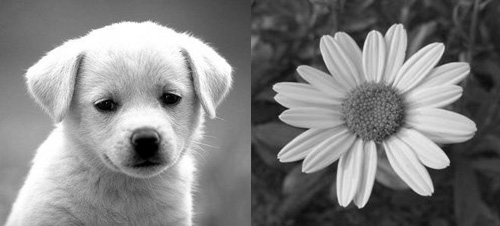
#> input picture 6_Deep Learning/4_Digital Image Processing/1_Playing with Images/images/grayscale_image.jpg, 500 x 226 px
$ jupyter execute --allow-errors 1_reading_images.ipynb   (shell and % lines are left out)
#> lines starting #> are read from the running program, lines starting #| are printed output that depends on the picture
# Reading images using skimage

Scikit-image (skimage) is an image processing Python package that works with NumPy arrays which is a collection of algorithms for image processing.v Important properties of Skimage include:

- Simple and efficient tools for image processing and computer vision techniques.
- Accessible to everybody and reusable in various contexts.
- Built on the top of NumPy, SciPy, and matplotlib.
- Open source, commercially usable – BSD license.

You can check the [Scikit-image documentation](https://scikit-image.org/docs/dev/api/api.html) for more information.

## Setting up skimage and importing libraries

You can install the scikit-image library with the helo of **`!pip install scikit-image`** command.

[cell 1]
# Install scikit-image
# !pip install scikit-image

[cell 2]
# Importing modules from skimage to read and display images
import skimage
from skimage.io import imshow, imread, imsave
from skimage.transform import resize
import numpy as np
import pandas as pd
import cv2

import matplotlib.pyplot as plt

import warnings
warnings.filterwarnings('ignore')

print('skimage version:', skimage.__version__)

## Loading images

### Loading a grayscale image

[cell 3]
# Reading the image using its path
image_gray = imread('images/grayscale_image.jpg')
#> image_gray is the input picture: shape (226, 500, 3); min 0, max 255, mean 129.6

# Checking shape of image
print('Shape of the gray image:', image_gray.shape)
#| Shape of the gray image: (226, 500, 3)

# Image matrix
print('Image Matrix:\n', image_gray[0])
#> (printed output is left out)

# Plotting the image
imshow(image_gray)

[cell 4]
# Calculate the number of pixels
print('Number of Pixels:', image_gray.shape[0] * image_gray.shape[1])
#| Number of Pixels: 113000

### Loading an RGB image

[cell 5]
# reading the image using its path
image = imread('images/sample_image.jpg')
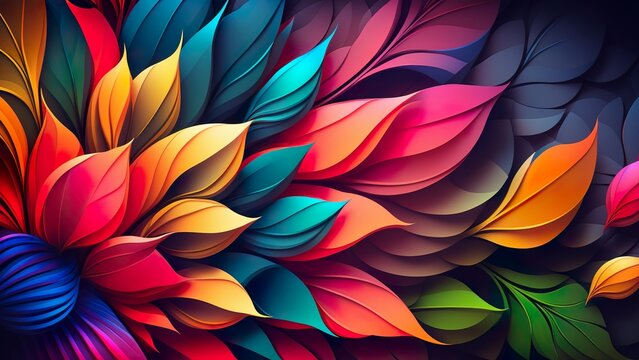
#> input picture 6_Deep Learning/4_Digital Image Processing/1_Playing with Images/images/sample_image.jpg, 639 x 360 px
#> image is the input picture: shape (360, 639, 3); mean R, G, B 102.2, 56.2, 66.9

# Checking shape of image
print('Shape of the RGB image:', image.shape)
#| Shape of the RGB image: (360, 639, 3)

# Image matrix
print('Image Matrix:\n', image[0])
#> (printed output is left out)

# Plotting the image
imshow(image)

### Printing different channels of RGB image

[cell 6]
red_filter = [1, 0, 0]
green_filter = [0, 1, 0]
blue_filter = [0, 0, 1]

image1 = image * red_filter
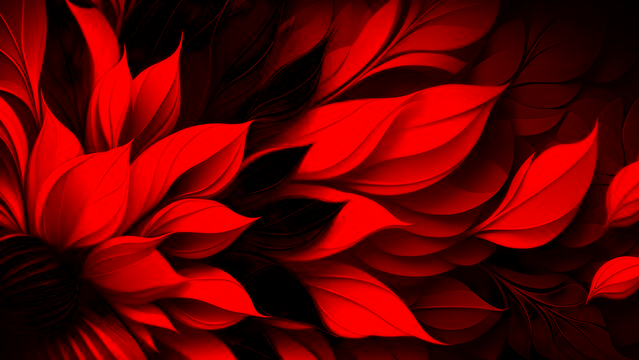
#> image1: shape (360, 639, 3) int64; mean R, G, B 102.2, 0, 0
image2 = image * green_filter
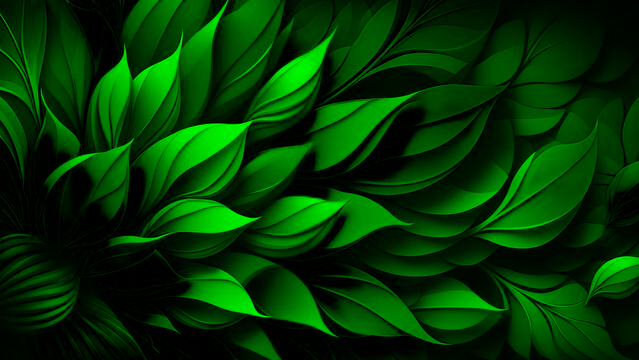
#> image2: shape (360, 639, 3) int64; mean R, G, B 0, 56.2, 0
image3 = image * blue_filter
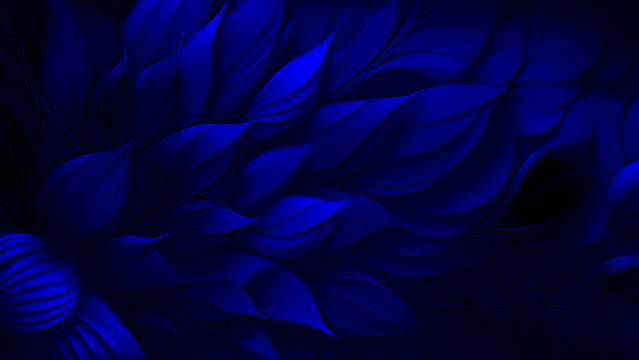
#> image3: shape (360, 639, 3) int64; mean R, G, B 0, 0, 66.9

titles = ['Original', 'Red Image', 'Green Image', 'Blue Image']
images = [image, image1, image2, image3]
count = 4

for i in range(count):
    plt.subplot(2, 2, i + 1)
    plt.title(titles[i])
    plt.imshow(images[i])

plt.show()
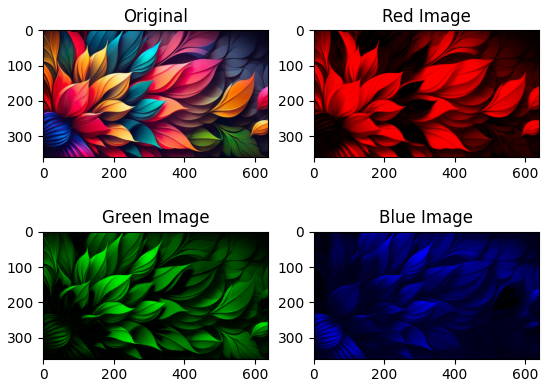
#> figure drawn by matplotlib, 4 panels

[cell 7]
# individual channel using cmap
imshow(image[:,:,0], cmap = 'Reds')
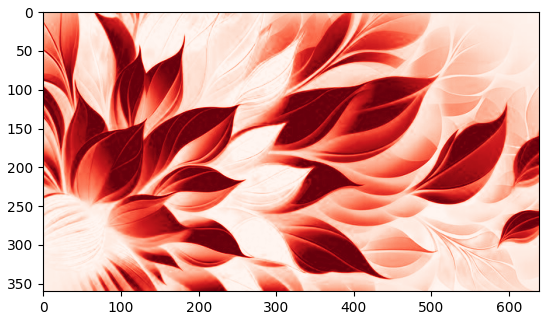
#> figure drawn by matplotlib, 1 panel

## Loading RGBA image

[cell 8]
# loading image using imread
image_rgba = imread('images/mid_alpha.png')
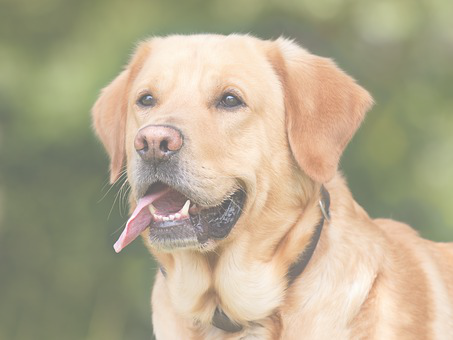
#> input picture 6_Deep Learning/4_Digital Image Processing/1_Playing with Images/images/mid_alpha.png, 453 x 340 px
#> image_rgba is the input picture: shape (340, 453, 4); mean R, G, B, A 136.4, 119.6, 76.2, 160

# Checking shape of image
print('Shape of the RGBA image:', image_rgba.shape)
#| Shape of the RGBA image: (340, 453, 4)

# Image matrix
print('Image Matrix:\n', image_rgba[0])
#> (printed output is left out)

# Plotting the image
imshow(image_rgba)

[cell 9]
# print the alpha value
print('alpha value:\n', image_rgba[:,:,3])
#> (printed output is left out)

# Change value of alpha channel
image_rgba[:,:,3] = image_rgba[:,:,3] - 100
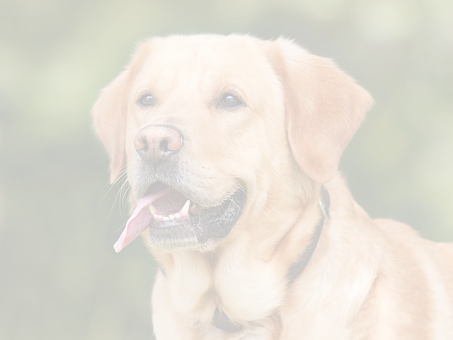
#> image_rgba: shape (340, 453, 4); mean R, G, B, A 136.4, 119.6, 76.2, 60; transparent parts drawn white

# display new image with updated alpha
imshow(image_rgba)

### Loading MRI image

[cell 10]
# loading library to read images
import nibabel as nib

print('nibabel version:', nib.__version__)

#> (a cell that did not finish here is left out)

[cell 12]
# Visualizing the MRI images
fig, ax = plt.subplots(nrows = 2, ncols = 3, figsize = (15, 15))

#> (the rest of this cell did not finish here and is left out)

### Loading multiple images

[cell 13]
# reading multiple images
from glob import glob

image_name = glob('images/*.jpg')

image_ = []
for i in image_name:
  image = imread(i)
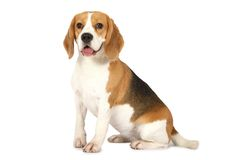
#> input picture 6_Deep Learning/4_Digital Image Processing/1_Playing with Images/images/beagle-dog.jpg, 228 x 160 px
#> image is the input picture: shape (160, 228, 3); mean R, G, B 239.6, 232.9, 225.7
  imshow(image)
  plt.show()
  image_.append(image)
